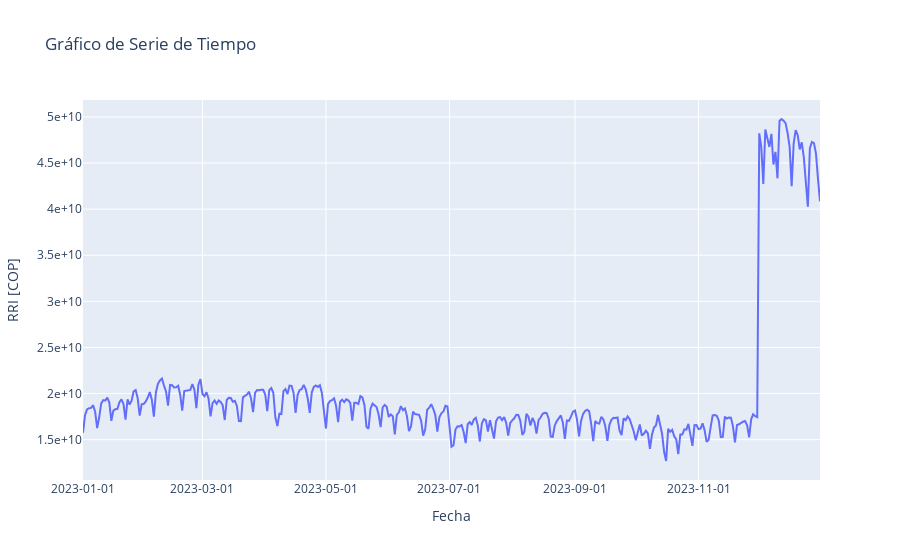

The cell this chart's notebook holds for it:
### Markdown cell above
### Graficar la serie de tiempo

Se hace la gráfica de la serie de tiempo de la variable con plotly.

### Code cell
import plotly.graph_objects as go
fig = go.Figure()
fig = fig.add_trace(go.Scatter(x=df_final[columna_fecha_principal], y=df_final['Valor'], mode='lines'))
fig = fig.update_layout(title='Gráfico de Serie de Tiempo', xaxis_title='Fecha', yaxis_title=f'{variable} [{unidad_medida}]', yaxis=dict(showexponent='all', exponentformat='e'), xaxis=dict(showspikes=True, tickformat="%Y-%m-%d"), hovermode="x")
fig.show()

### Figure 1 — Plotly figure (JSON) as saved in the notebook; plotly's stock layout.template omitted (floating-point values rounded to 4 significant figures; data arrays with more than 128 entries replaced by an {"elided": "..."} marker saying what was removed)
{"data": [{"mode": "lines", "type": "scatter", "x": {"elided": "365 str values"}, "y": {"elided": "365 float values"}}], "layout": {"hovermode": "x", "title": {"text": "Gráfico de Serie de Tiempo"}, "xaxis": {"showspikes": true, "tickformat": "%Y-%m-%d", "title": {"text": "Fecha"}}, "yaxis": {"exponentformat": "e", "showexponent": "all", "title": {"text": "RRI [COP]"}}}}
